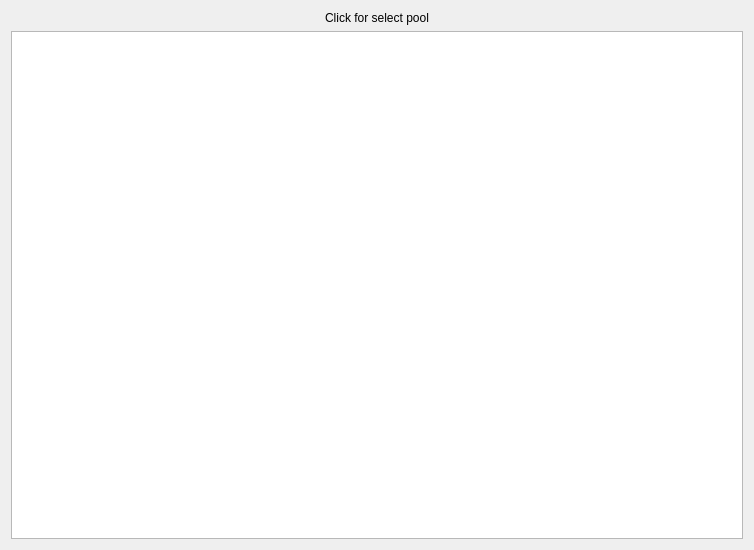
<?xml version="1.0" encoding="UTF-8"?>
<ui version="4.0">
 <class>SelectPool</class>
 <widget class="QWidget" name="SelectPool">
  <property name="geometry">
   <rect>
    <x>0</x>
    <y>0</y>
    <width>754</width>
    <height>550</height>
   </rect>
  </property>
  <property name="windowTitle">
   <string>Pool selection</string>
  </property>
  <layout class="QVBoxLayout" name="verticalLayout">
   <item>
    <widget class="QLabel" name="label">
     <property name="text">
      <string>Click for select pool</string>
     </property>
     <property name="alignment">
      <set>Qt::AlignCenter</set>
     </property>
    </widget>
   </item>
   <item>
    <widget class="QListWidget" name="list_pools"/>
   </item>
  </layout>
 </widget>
 <resources/>
 <connections/>
</ui>
